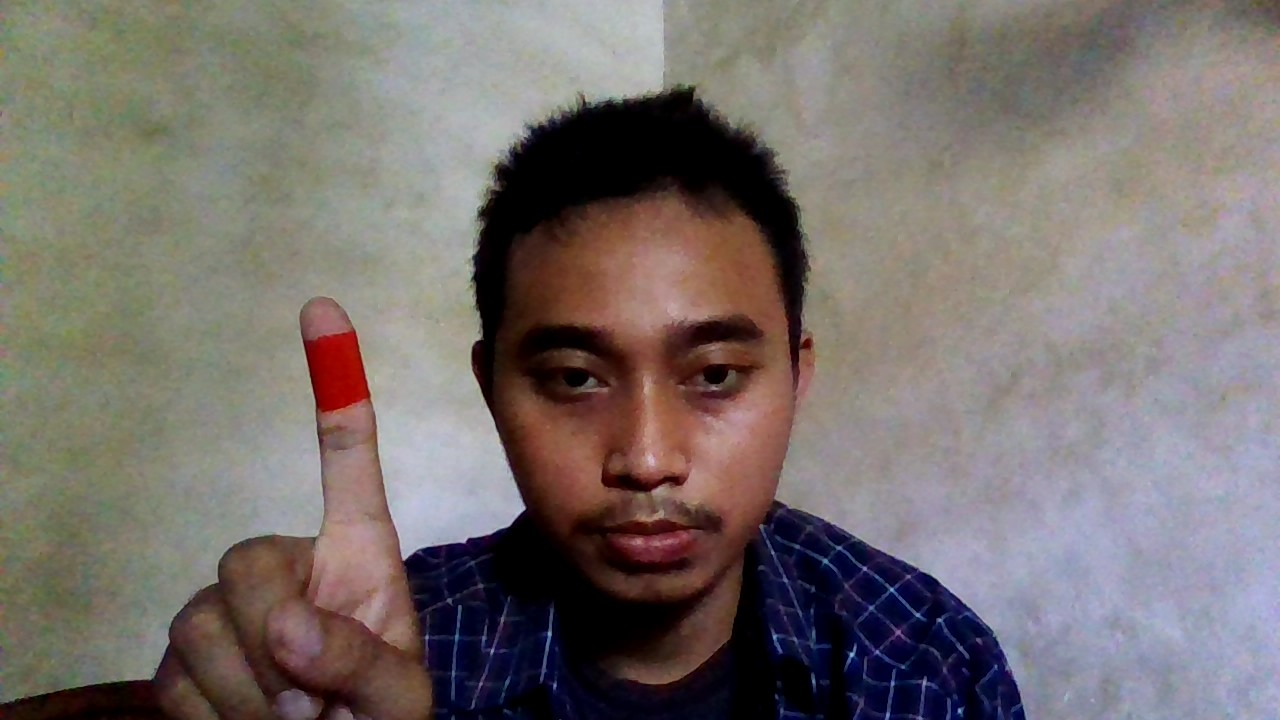
#> input picture visi komputer/data1.jpg, 1280 x 720 px
$ jupyter execute Untitled.ipynb
#> lines starting #> are read from the running program, lines starting #| are printed output that depends on the picture; after the words box and inside, x2 and y2 are one past the last pixel; in counts of white or black regions, pixels touching at a corner belong together
[cell 1]
import cv2
import pandas as pd
import numpy as np
import matplotlib.pyplot as plt

[cell 2]
#Memasukkan data
img = cv2.imread('data1.jpg')
#> img is the input picture: shape (720, 1280, 3); mean B, G, R 109.2, 112.1, 120.1

# Change color to RGB (from BGR)
image = cv2.cvtColor(img, cv2.COLOR_BGR2RGB)

plt.imshow(image)

[cell 3]
#Convert RGB to HSV
hsv = cv2.cvtColor(image, cv2.COLOR_RGB2HSV)
#> hsv: shape (720, 1280, 3); mean H, S, V 55.5, 66.1, 126.6

# HSV channels
h = hsv[:,:,0]
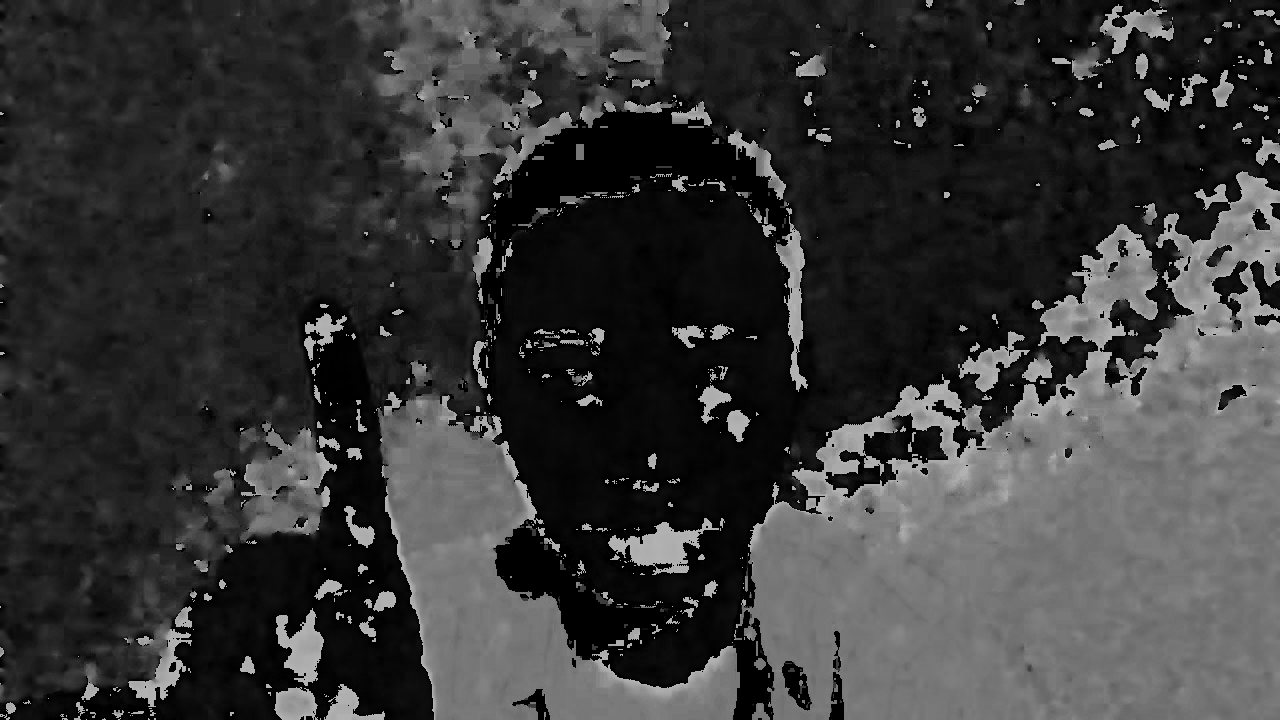
#> h: shape (720, 1280); min 0, max 179, mean 55.5
s = hsv[:,:,1]
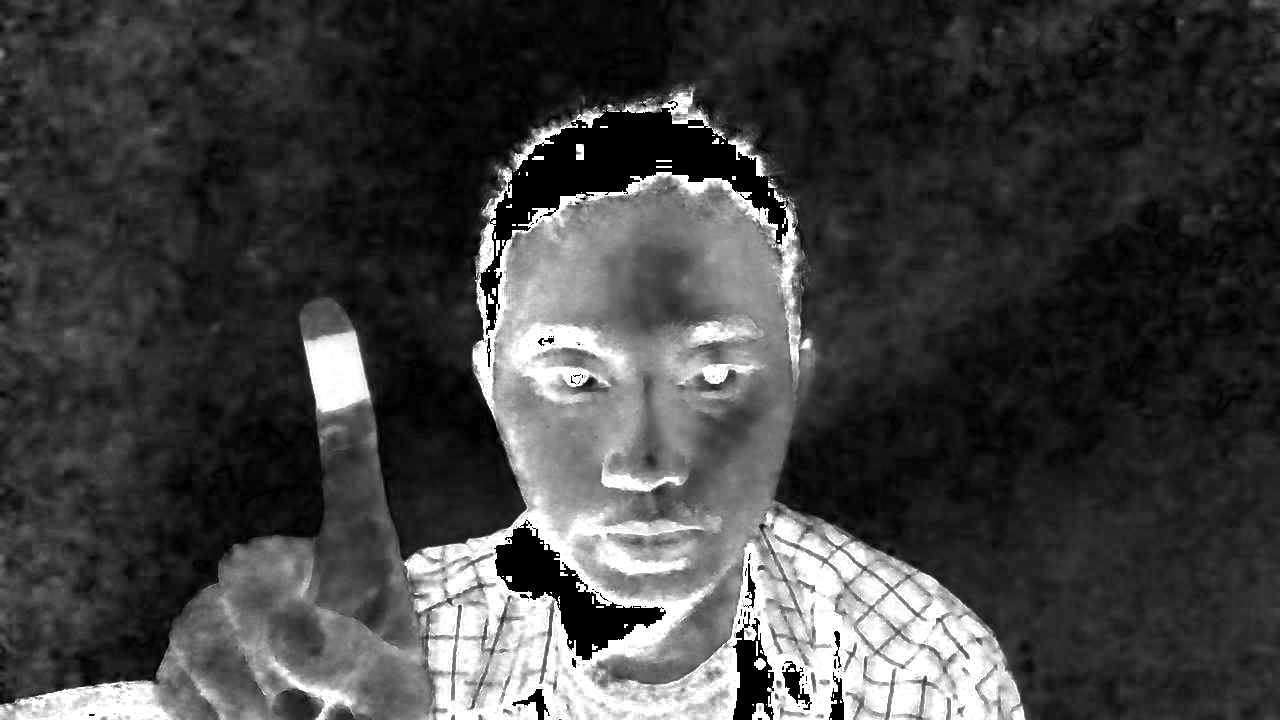
#> s: shape (720, 1280); min 0, max 255, mean 66.1
v = hsv[:,:,2]

f, (ax1, ax2, ax3) = plt.subplots(1, 3, figsize=(20,10))

ax1.set_title('Hue')
ax1.imshow(h, cmap='gray')

ax2.set_title('Saturation')
ax2.imshow(s, cmap='gray')

ax3.set_title('Value')
ax3.imshow(v, cmap='gray')

[cell 4]
# Define our color selection criteria in HSV values
lower_hue = np.array([160,0,0])
upper_hue = np.array([180,255,255])

[cell 5]
# Define the masked area in HSV space
mask_hsv = cv2.inRange(hsv, lower_hue, upper_hue)
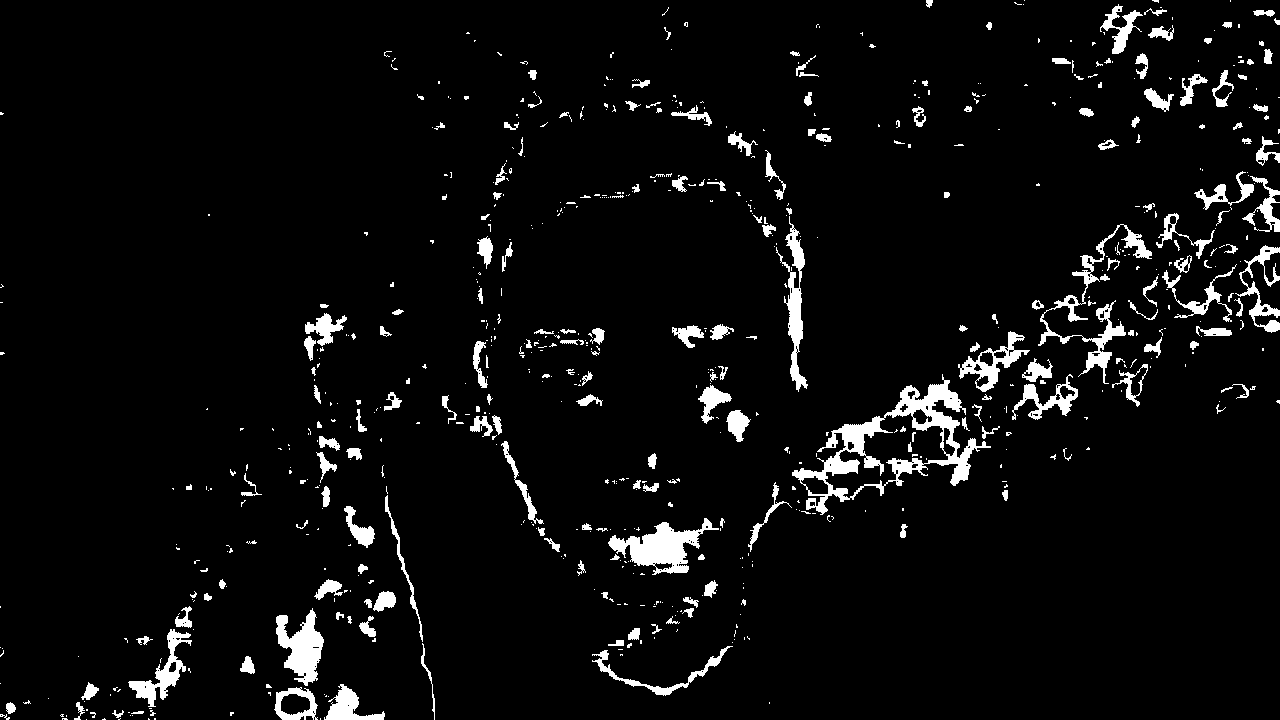
#> mask_hsv: shape (720, 1280); 4.9% white; 709 white regions (492 under 20 px), largest, box (x1, y1, x2, y2) and area: (792, 374, 991, 515) 5867, (608, 518, 719, 575) 2562, (1038, 224, 1152, 384) 2381

# mask the image
masked_image = np.copy(image)
masked_image[mask_hsv==0] = [0,0,0]
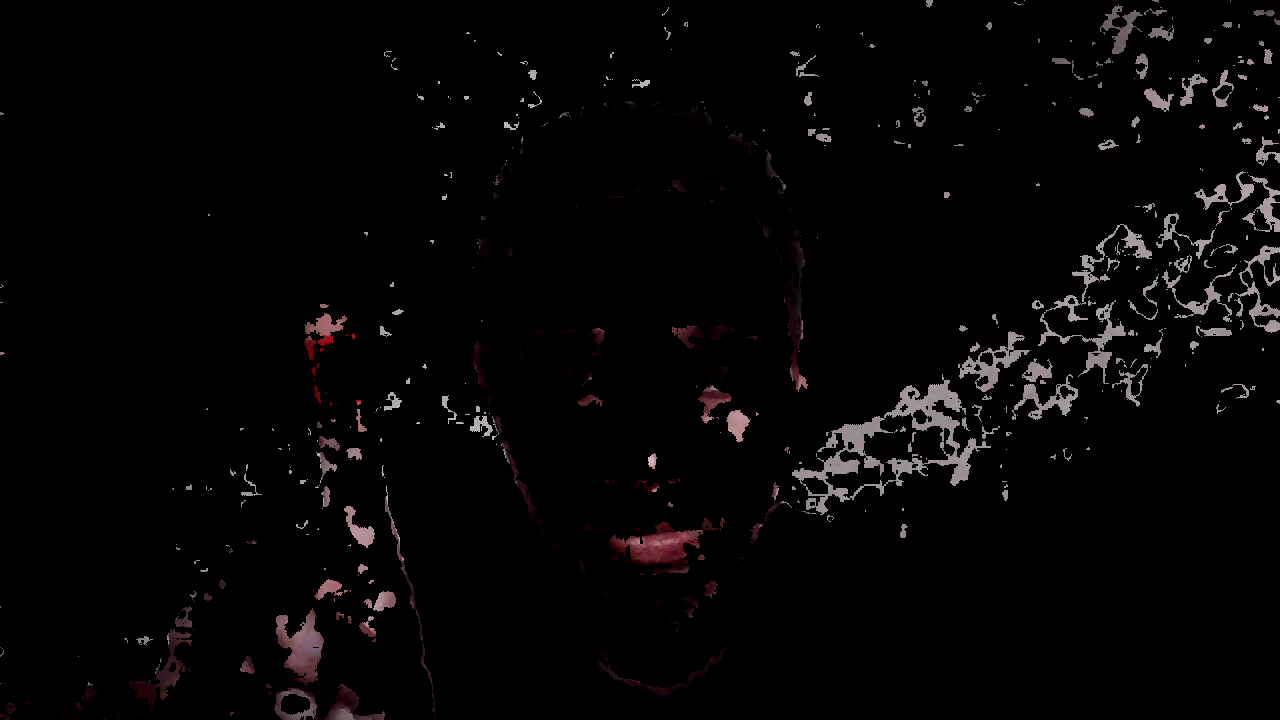
#> masked_image: shape (720, 1280, 3); mean R, G, B 5.6, 4.6, 4.8

# Vizualize the mask
plt.imshow(masked_image)

$ run again, with visi komputer/data2.jpg copied over visi komputer/data1.jpg
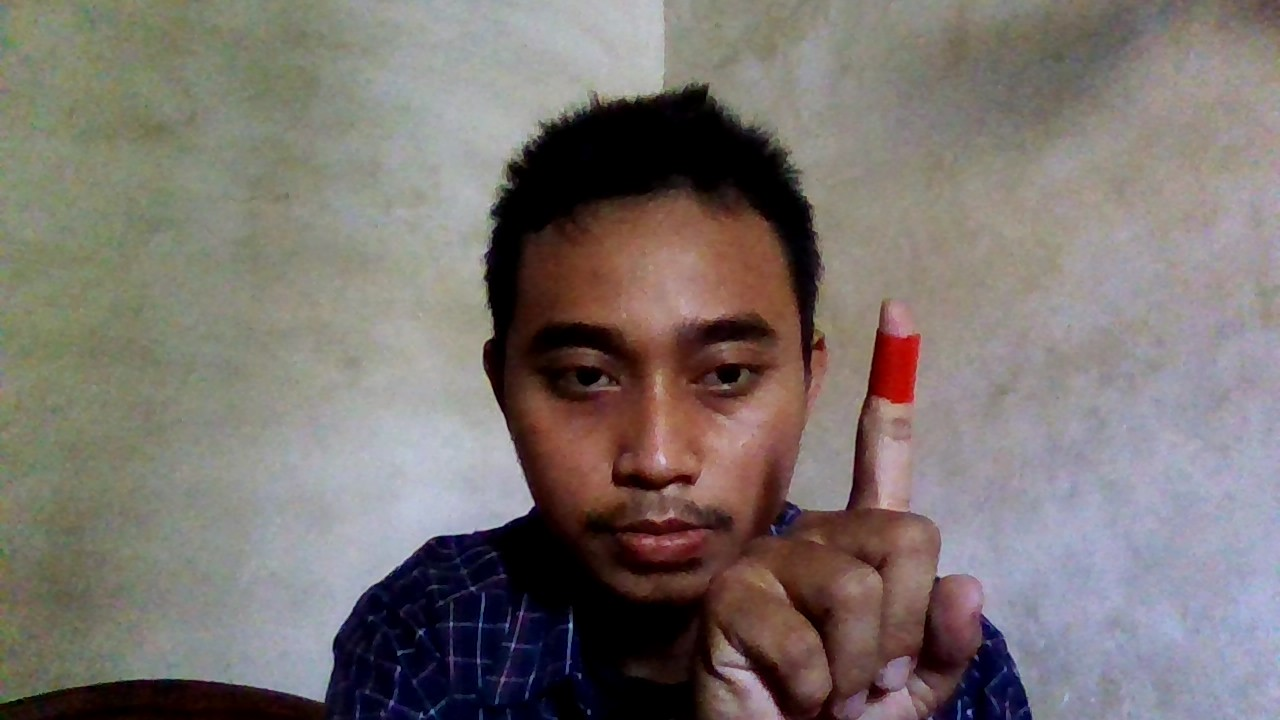
#> input picture visi komputer/data2.jpg, 1280 x 720 px
#> img is the input picture: shape (720, 1280, 3); mean B, G, R 112.1, 115.5, 123.2
#> hsv: shape (720, 1280, 3); mean H, S, V 56.8, 61.6, 129.1
#> `mask_hsv = cv2.inRange(hsv, lower_hue, upper_hue)`:
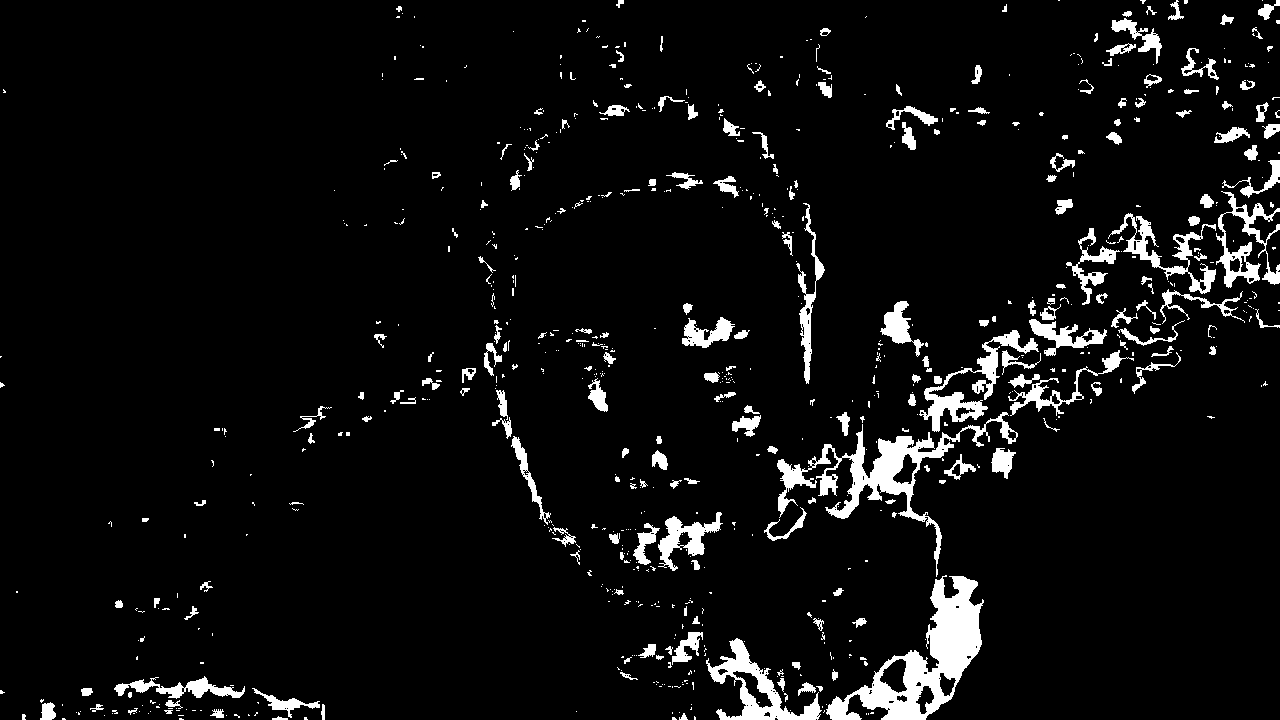
#> mask_hsv: shape (720, 1280); 5.8% white; 776 white regions (557 under 20 px), largest, box (x1, y1, x2, y2) and area: (826, 575, 984, 720) 7732, (777, 412, 1018, 577) 5885, (706, 638, 822, 720) 2786
#> `masked_image[mask_hsv==0] = [0,0,0]`:
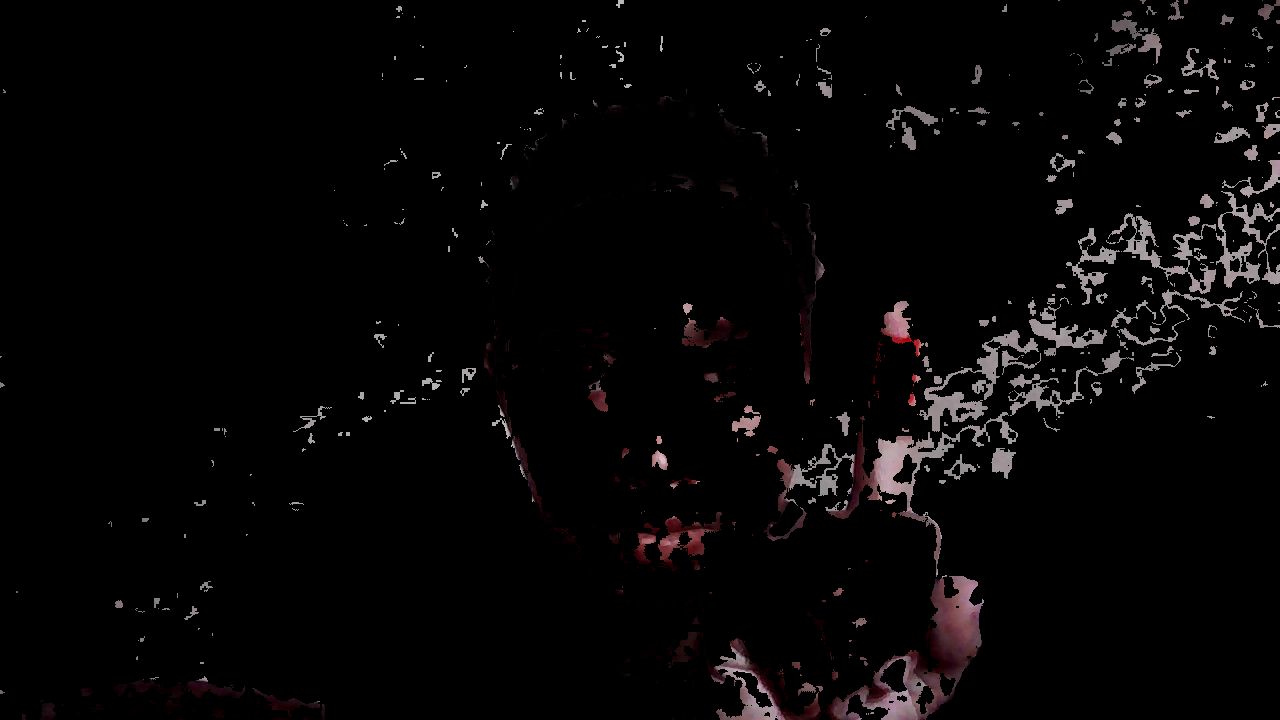
#> masked_image: shape (720, 1280, 3); mean R, G, B 6.6, 5.4, 5.6
